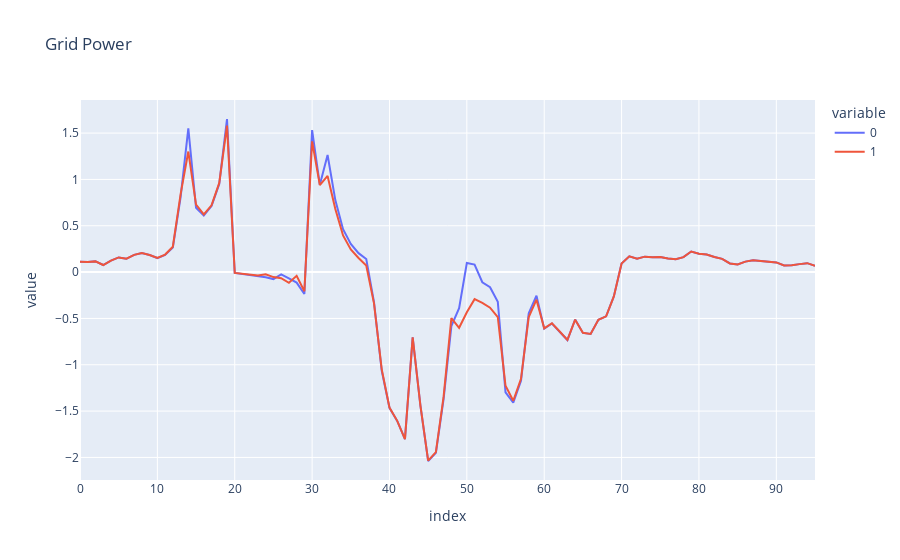

Notebook cell for this chart:
### Code cell
px.line(np.concatenate([grid_power.detach().numpy(), grid_power_pred.detach().numpy()], axis=1), title="Grid Power")
